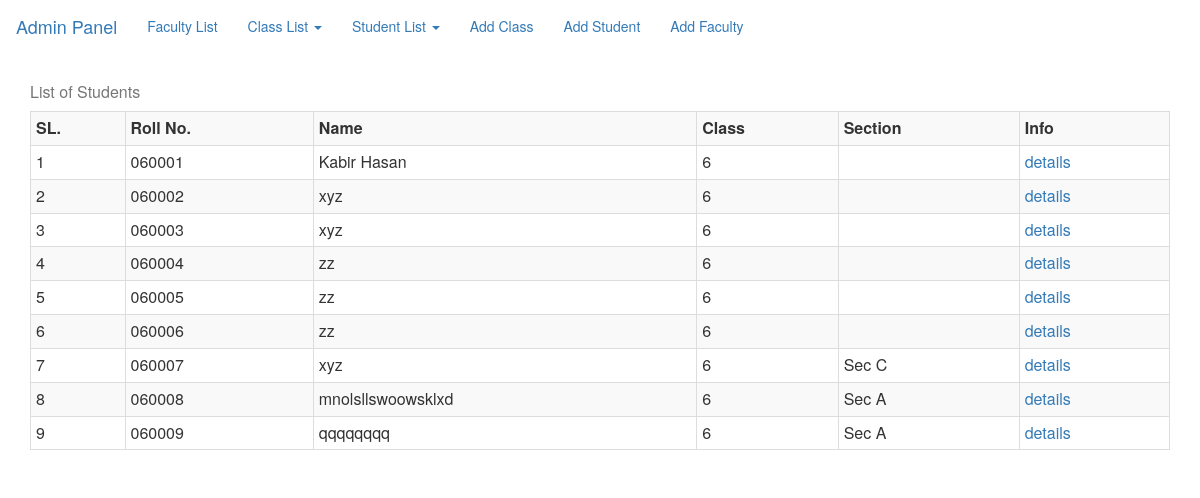
/students.php?id=6, run on the app's committed database.
### tables this page shows
CREATE TABLE `students` (
  `std_id` int(11) NOT NULL,
  `std_roll` varchar(15) NOT NULL,
  `name` varchar(30) NOT NULL,
  `class` int(11) NOT NULL,
  `section` varchar(15) NOT NULL,
  `phone_no` char(14) NOT NULL DEFAULT '+880',
  `email` varchar(35) NOT NULL,
  `address` varchar(80) NOT NULL,
  `date_of_birth` date NOT NULL,
  `blood_group` varchar(3) NOT NULL,
  `parent_phone_no` char(14) NOT NULL DEFAULT '+880'
);

### students.php (the view)
<html>
    <body>
        <?php include 'navbar.php'; ?>
        <div class="container">
            <table class="table table-striped table-bordered table-hover table-condensed">
                <caption>List of Students</caption>
                <tr><th>SL.</th><th>Roll No.</th><th>Name</th><th>Class</th><th>Section</th><th>Info</th></tr>
                <?php
                    include('db_connection.php');
                    $id = $_GET['id'];
                    $query = "SELECT * FROM `students` WHERE class = '$id' ORDER BY std_roll";
                    if($connection){
                        $result = mysqli_query($connection,$query);
                        $count = 1;
                        while($row = mysqli_fetch_assoc($result)){ ?>
                            <tr><td><?=$count ?></td><td><?=$row['std_roll'] ?></td><td><?=$row['name'] ?></td><td><?=$row['class'] ?></td><td><?=$row['section'] ?></td><td><a target="_blank" href="student.php?id=<?=$row['std_id']?>">details</a></td></tr>
                        <?php $count++;}
                    }
                    else{
                        echo "Connection Error";
                    }
                ?>
            </table>
        </div>
    </body>
</html>

### data on the page
students: std_roll "060001", name "Kabir Hasan", class "6"
students: std_roll "060002", name "xyz", class "6"
students: std_roll "060003", name "xyz", class "6"
students: std_roll "060004", name "zz", class "6"
students: std_roll "060005", name "zz", class "6"
students: std_roll "060006", name "zz", class "6"
students: std_roll "060007", name "xyz", class "6", section "Sec C"
students: std_roll "060008", name "mnolsllswoowsklxd", class "6", section "Sec A"
students: std_roll "060009", name "qqqqqqqq", class "6", section "Sec A"
